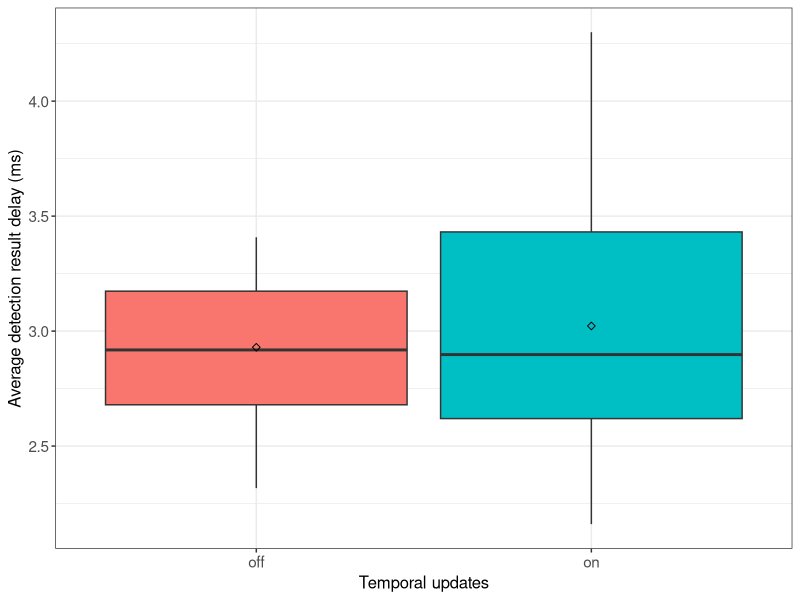
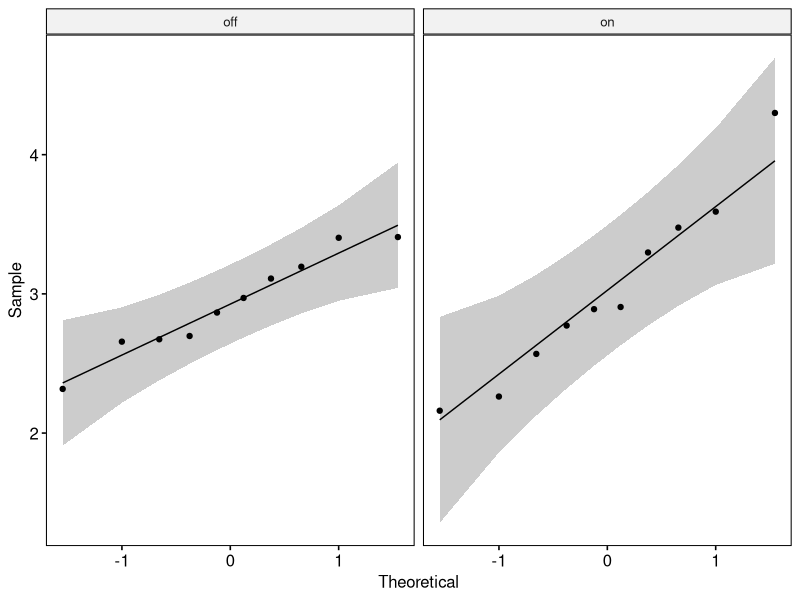

Reproduce these figures in R, in order.
## ---- chunk 1
if (!require('tidyverse')) install.packages('tidyverse', dependencies = TRUE); library('tidyverse')
if (!require('ggpubr')) install.packages('ggpubr', dependencies = TRUE); library('ggpubr')
if (!require('rstatix')) install.packages('rstatix', dependencies = TRUE); library('rstatix')
if (!require('ggplot2')) install.packages('ggplot2', dependencies = TRUE); library('ggplot2')
## ---- chunk 2
data <- read.csv(file = '../../raw_data/test_temporal_updates/run_table.csv')
data <- subset(data, select = c(X__run_id, temporal_updates, avg_detection_result_delay_ms))
data$temporal_updates <- as.factor(data$temporal_updates)
data$avg_detection_result_delay_ms <- as.numeric(data$avg_detection_result_delay_ms)
## ---- chunk 3
data %>%
  group_by(temporal_updates) %>%
  get_summary_stats(avg_detection_result_delay_ms, type = "mean_sd")
## ---- chunk 4
ggplot(data, aes(x = temporal_updates, y = avg_detection_result_delay_ms, fill = temporal_updates)) +
  theme_bw() + 
  geom_boxplot(width = 0.9, outlier.size = 0.5) + 
  stat_summary(fun = mean, color = 'black', geom = 'point', shape = 5, size = 1.5) +
  labs(x = "Temporal updates", y = "Average detection result delay (ms)") +
  theme(legend.position = 'none') +
  theme(
    axis.title.x = element_text(size = 12, family = 'sans'),
    axis.title.y = element_text(size = 12, family = 'sans'),
    axis.text.x = element_text(size = 11, family = 'sans'),
    axis.text.y = element_text(size = 11, family = 'sans')
  )
## ---- chunk 5
data %>% 
  group_by(temporal_updates) %>%
  identify_outliers(avg_detection_result_delay_ms)
## ---- chunk 6
ggqqplot(data, x = "avg_detection_result_delay_ms", facet.by = "temporal_updates")
## ---- chunk 7
data %>%
  group_by(temporal_updates) %>%
  shapiro_test(avg_detection_result_delay_ms)
## ---- chunk 8
data %>%
  t_test(avg_detection_result_delay_ms ~ temporal_updates) %>%
  add_significance()
